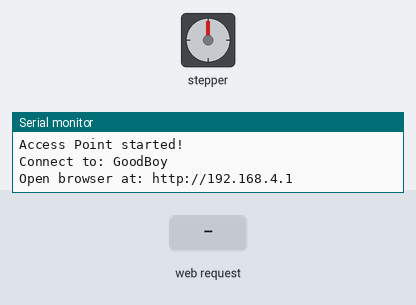
A sketch run on a simulated ESP32. Shown: stepper motor, the last lines printed to the serial monitor. The inputs (shaded band) are chosen by the test bench. Stepper angles assume 2048 steps per turn.

Above: at 2.2 s.
2.3 s: HTTP request GET /run? received
At 2.85 s:
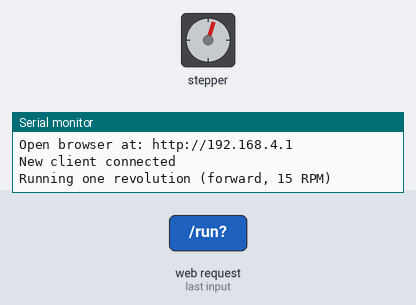
At 3.45 s:
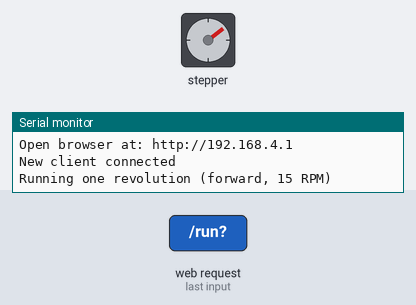
Timing chart, 0 to 10.0 s (numbered marks = the images above; inputs shaded):
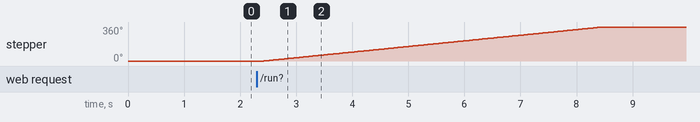

Measured:
- after the input at 2.3 s, stepper: turns 360° clockwise in 6.0 s, starting after 0.12 s

The sketch:

good_boy_stepper_ap.ino
```cpp
#include <WiFi.h>
#include <Stepper.h>

// ------------------- Access Point Setup -------------------
const char* ap_ssid = "GoodBoy";
const char* ap_password = "buddythedog";
WiFiServer server(80);

// ------------------- Stepper Setup -------------------
const int stepsPerRevolution = 2048;
Stepper myStepper(stepsPerRevolution, 5, 19, 18, 21);

// ------------------- Helper Functions -------------------
void sendWebPage(WiFiClient &client);
void handleRunCommand(WiFiClient &client, const String &query);

void setup() {
  Serial.begin(115200);
  myStepper.setSpeed(15);

  WiFi.disconnect(true);
  delay(1000);
  WiFi.mode(WIFI_AP);
  WiFi.softAP(ap_ssid, ap_password);

  IPAddress IP = WiFi.softAPIP();
  Serial.println();
  Serial.println("Access Point started!");
  Serial.print("Connect to: ");
  Serial.println(ap_ssid);
  Serial.print("Open browser at: http://");
  Serial.println(IP);

  server.begin();
}

void loop() {
  WiFiClient client = server.available();
  if (!client) return;

  Serial.println("New client connected");
  String req = "";
  unsigned long startTime = millis();
  while (client.connected() && millis() - startTime < 2000) {
    if (client.available()) {
      char c = client.read();
      req += c;
      if (req.endsWith("\r\n\r\n")) break;
    }
  }

  if (req.startsWith("GET /run?")) {
    // Parse query
    int qStart = req.indexOf('?');
    int qEnd = req.indexOf(' ', qStart);
    String query = req.substring(qStart + 1, qEnd);
    handleRunCommand(client, query);
  } else {
    sendWebPage(client);
  }

  client.stop();
  Serial.println("Client disconnected\n");
}

// ------------------- Command Handler -------------------
void handleRunCommand(WiFiClient &client, const String &query) {
  String dir = "forward";
  int speedVal = 15;

  int idxDir = query.indexOf("dir=");
  if (idxDir != -1) {
    int end = query.indexOf('&', idxDir);
    if (end == -1) end = query.length();
    dir = query.substring(idxDir + 4, end);
  }

  int idxSpeed = query.indexOf("speed=");
  if (idxSpeed != -1) {
    int end = query.indexOf('&', idxSpeed);
    if (end == -1) end = query.length();
    speedVal = query.substring(idxSpeed + 6, end).toInt();
    if (speedVal <= 0 || speedVal > 15) speedVal = 15;
  }

  Serial.printf("Running one revolution (%s, %d RPM)\n", dir.c_str(), speedVal);
  myStepper.setSpeed(speedVal);

  // Add small pause before switching direction
  delay(100);

  // Force full revolution in selected direction
  if (dir == "reverse") {
    for (int i = 0; i < stepsPerRevolution; i++) {
      myStepper.step(-1);
      delayMicroseconds(1000);
    }
  } else {
    for (int i = 0; i < stepsPerRevolution; i++) {
      myStepper.step(1);
      delayMicroseconds(1000);
    }
  }

  client.println("HTTP/1.1 200 OK");
  client.println("Content-Type: text/plain");
  client.println("Connection: close");
  client.println();
  client.println("Stepper done (1 rev, " + dir + ", " + String(speedVal) + " RPM)");
}

// ------------------- Web Interface -------------------
void sendWebPage(WiFiClient &client) {
  client.println("HTTP/1.1 200 OK");
  client.println("Content-type:text/html");
  client.println("Connection: close");
  client.println();

  client.println(R"rawliteral(
<!DOCTYPE html>
<html lang=\"en\">
<head>
  <meta name=\"viewport\" content=\"width=device-width, initial-scale=1\">
  <meta charset=\"utf-8\">
  <title>Good Boy</title>
  <style>
    body { font-family:Helvetica,Arial; text-align:center; background:#111827; margin:0; }
    header { background:#111827; color:white; padding:18px; font-size:22px; }
    .container { margin:40px auto; max-width:600px; padding:20px; background:#111827; border-radius:12px; box-shadow:0 4px 12px rgba(0,0,0,0.1);}
    .bigbtn { background:#1d4ed8; color:white; border:none; padding:28px 48px; font-size:36px; border-radius:12px; cursor:pointer; width:100%; }
    .bigbtn:active { background:#1e40af; }
    .controls { margin-top:20px; display:flex; justify-content:space-around; flex-wrap:wrap; }
    label { display:block; margin-bottom:5px; font-size:14px; color:#666; }
    select, input { font-size:18px; padding:6px 10px; border-radius:8px; border:1px solid #ccc; }
    footer { margin-top:30px; font-size:14px; color:#333; }
  </style>
</head>
<body>
  <header>Good Boy</header>
  <div class=\"container\">
    <button class=\"bigbtn\" onclick=\"run()\">Dispense</button>
    <div class=\"controls\">
      <div>
        <label for=\"dir\">Direction</label>
        <select id=\"dir\">
          <option value=\"forward\">Forward</option>
          <option value=\"reverse\">Reverse</option>
        </select>
      </div>
      <div>
        <label for=\"speed\">Speed (RPM)</label>
        <input id=\"speed\" type=\"number\" min=\"5\" max=\"15\" value=\"15\">
      </div>
    </div>
    <footer id=\"status\">Status: Ready</footer>
  </div>
  <script>
    function run(){
      const dir=document.getElementById('dir').value;
      const speed=document.getElementById('speed').value;
      document.getElementById('status').innerText="Running...";
      fetch(`/run?dir=${dir}&speed=${speed}`)
        .then(r=>r.text())
        .then(t=>{document.getElementById('status').innerText=t;})
        .catch(()=>{document.getElementById('status').innerText="Error";});
    }
  </script>
</body>
</html>
)rawliteral");

  client.println();
}
```
